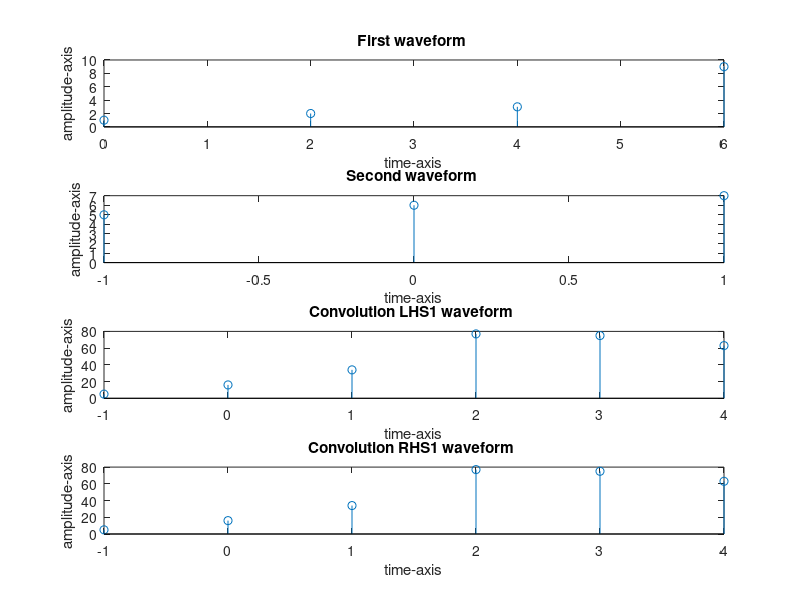

Source code (MATLAB):
n1=0:2:6; 
n2=-1:1:1; 
n3=-1:1:4;  

x=[1,2,3,9]; 
y=[5,6,7];   
LHS1=conv(x,y)

subplot(4,1,1);
stem(n1,x);
title('First waveform ');
xlabel('time-axis');
ylabel('amplitude-axis');

subplot(4,1,2);
stem(n2,y);
title('Second waveform ');
xlabel('time-axis');
ylabel('amplitude-axis');


subplot(4,1,3);
stem(n3,LHS1);
title('Convolution LHS1 waveform ');

xlabel('time-axis');

ylabel('amplitude-axis');

RHS1=conv(y,x)

subplot(4,1,4);
stem(n3,RHS1);
title('Convolution RHS1 waveform ');

xlabel('time-axis');

ylabel('amplitude-axis');
